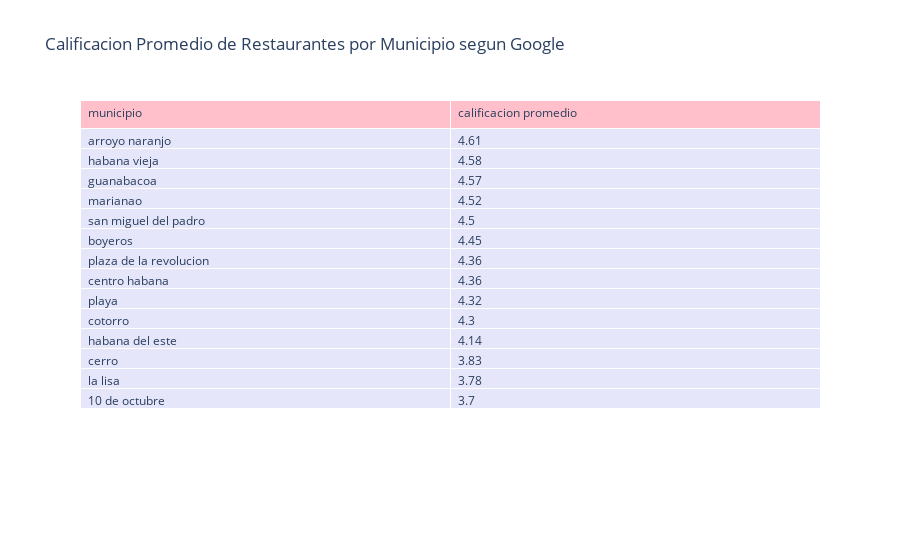

Source (notebook cell):
### Code cell
#Tabla donde da la clasificacion promedio de los restaurantes por municipio :)
data2["location.municipe"] = data2["location.municipe"].str.strip().str.lower()

calificacion_promedio_por_municipio = data2.groupby("location.municipe")["qualification"].mean().round(2)
tabla_calificaciones = calificacion_promedio_por_municipio.reset_index()
tabla_calificaciones.columns = ["municipio", "calificacion promedio"]
tabla_calificaciones = tabla_calificaciones.sort_values(by="calificacion promedio", ascending=False)

fig = go.Figure(data=[go.Table(
    header=dict(values=list(tabla_calificaciones.columns),
                fill_color="pink",
                align="left"),
    cells=dict(values=[tabla_calificaciones.municipio, tabla_calificaciones["calificacion promedio"]],
               fill_color="lavender",
               align="left"))
])

fig.update_layout(title="Calificacion Promedio de Restaurantes por Municipio segun Google")
fig.show()

### Figure 1 — Plotly figure (JSON) as saved in the notebook; plotly's stock layout.template omitted (floating-point values rounded to 4 significant figures)
{"data": [{"cells": {"align": "left", "fill": {"color": "lavender"}, "values": [["arroyo naranjo", "habana vieja", "guanabacoa", "marianao", "san miguel del padro", "boyeros", "plaza de la revolucion", "centro habana", "playa", "cotorro", "habana del este", "cerro", "la lisa", "10 de octubre"], [4.61, 4.58, 4.57, 4.52, 4.5, 4.45, 4.36, 4.36, 4.32, 4.3, 4.14, 3.83, 3.78, 3.7]]}, "header": {"align": "left", "fill": {"color": "pink"}, "values": ["municipio", "calificacion promedio"]}, "type": "table"}], "layout": {"title": {"text": "Calificacion Promedio de Restaurantes por Municipio segun Google"}}}
